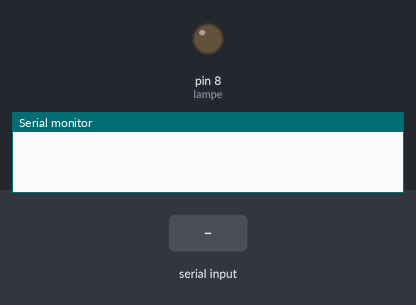
A sketch run on a simulated Arduino Uno, built with avr-gcc and run on an emulated ATmega328P. Shown: output pins drawn as LEDs (lit = HIGH), the last lines printed to the serial monitor. The inputs (shaded band) are chosen by the test bench.

Above: at 1.2 s.
1.3 s: "ON\n" received over Serial
At 2.3 s:
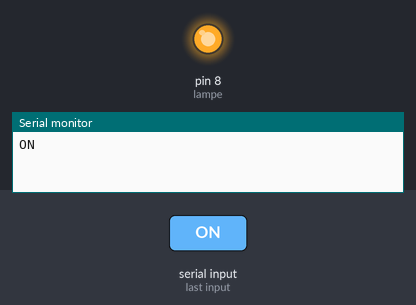
2.8 s: "OFF\n" received over Serial
At 3.5 s:
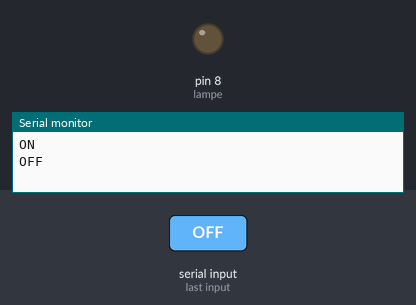
Timing chart, 0 to 5.8 s (numbered marks = the images above; inputs shaded):
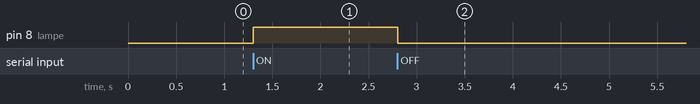

Measured:
- after the input at 1.3 s, pin 8 (lampe): LOW → HIGH at once
- after the input at 2.8 s, pin 8 (lampe): HIGH → LOW at once

The sketch:

lampe.ino
```cpp
#define lampe 8

void setup()
{
  pinMode(lampe,OUTPUT);
  Serial.begin(9600);
}

void loop()
{
 String commande = Serial.readStringUntil('\n');
 if(commande == "ON")
 {
   digitalWrite(lampe, HIGH);
    Serial.println(commande);
 }
 else if (commande == "OFF")
 {
  digitalWrite(lampe,LOW);
  Serial.println(commande);
 }
}
```
